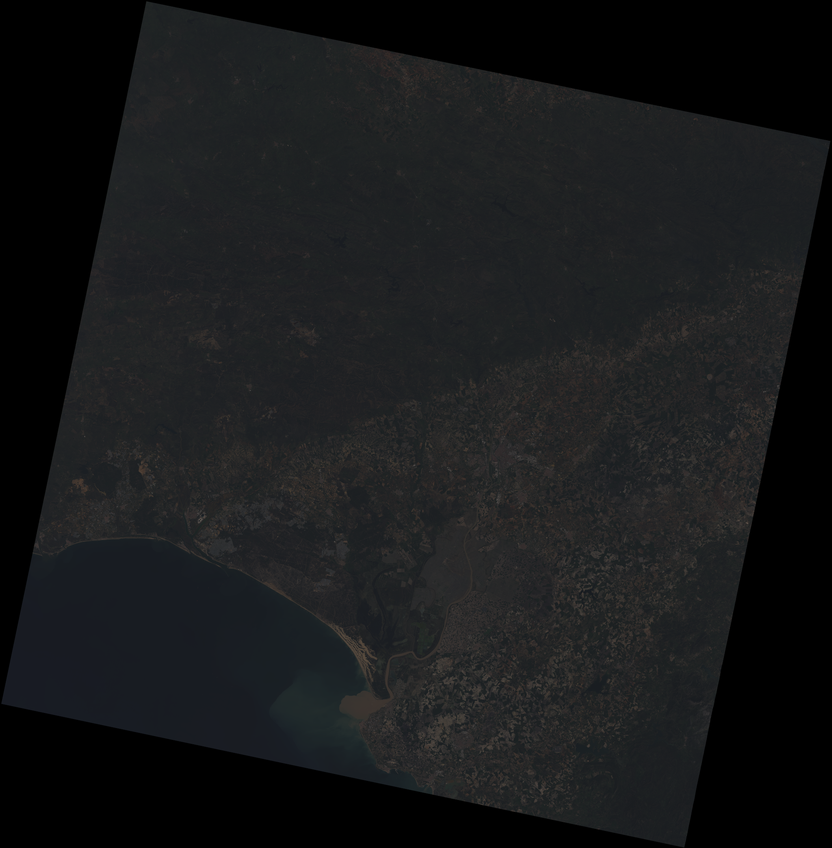
#> input picture Practica 5/soluciones/Ej 1 - Color verdadero.png, 832 x 848 px, shrunk from 2048 x 2086 before the run
$ jupyter execute Ejercicio_5.ipynb
#> lines starting #> are read from the running program, lines starting #| are printed output that depends on the picture
# Ejercicio 5

En este ejercicio aplicaremos el corte de colas sobre una imagen en formato HSV, modificando la componente S o V de la imagen.

[cell 1]
import cv2 as cv
import numpy as np
import matplotlib.pyplot as plt

CV = cv.imread('soluciones/Ej 1 - Color verdadero.png', cv.IMREAD_COLOR)
#> CV is the input picture: shape (848, 832, 3); mean B, G, R 26.1, 25, 23.8

[cell 2]
def corte(img, porc):

    resimg = img.copy()

    hist = {i:0 for i in range(0,256)}
    for linea in resimg:
        for pixel in linea:
            hist[pixel] = hist[pixel] + 1

    valores = list(hist.values())

    numPix = img.size
    perc = (numPix*porc)

    n = 0
    for i in range(1,256):
        n += valores[i]
        if n > perc:
            cmin = i
            break

    n = 0
    for i in range(255,0,-1):
        n += valores[i]
        if n > perc:
            cmax = i
            break

    for a in range(resimg.shape[0]):
        for b in range(resimg.shape[1]):
            if resimg[a][b] <= cmin:
                resimg[a][b] = 0
            elif resimg[a][b] >= cmax:
                resimg[a][b] = 255
            else:
                resimg[a][b] = 0 + ((resimg[a][b] - cmin) * (255 - 0))/(cmax - cmin)

    return resimg

[cell 3]
def cortehsv(img):

    resimg = img.copy()

    hsv = cv.cvtColor(resimg, cv.COLOR_BGR2HSV)
#> hsv: shape (848, 832, 3); mean H, S, V 63.8, 22.5, 26.5

    H,S,V = cv.split(hsv)
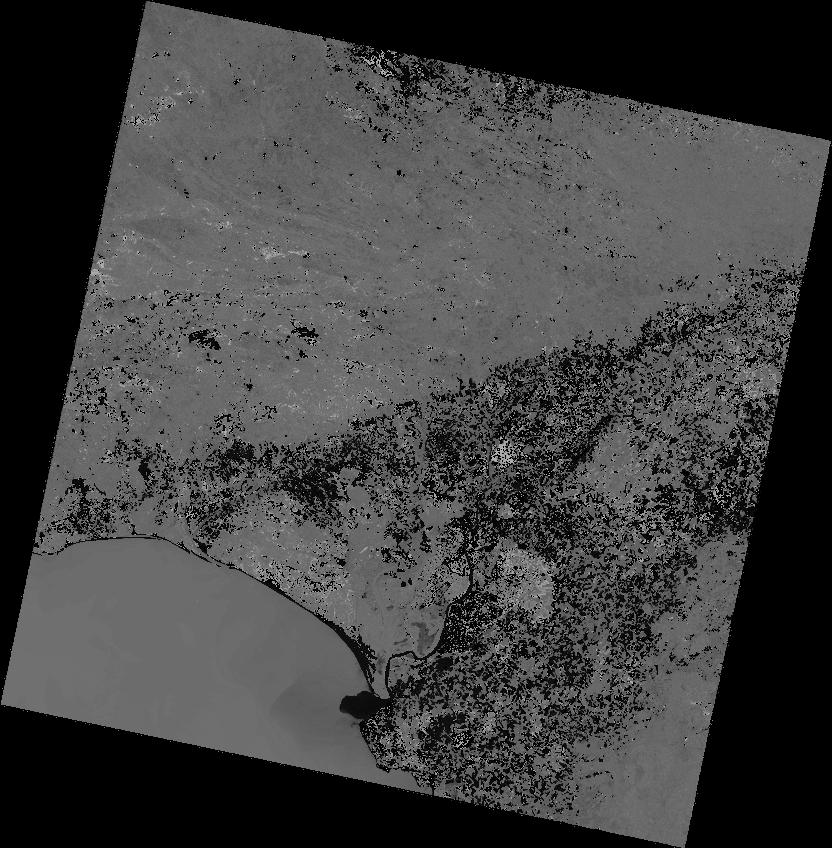
#> H: shape (848, 832); min 0, max 177, mean 63.8
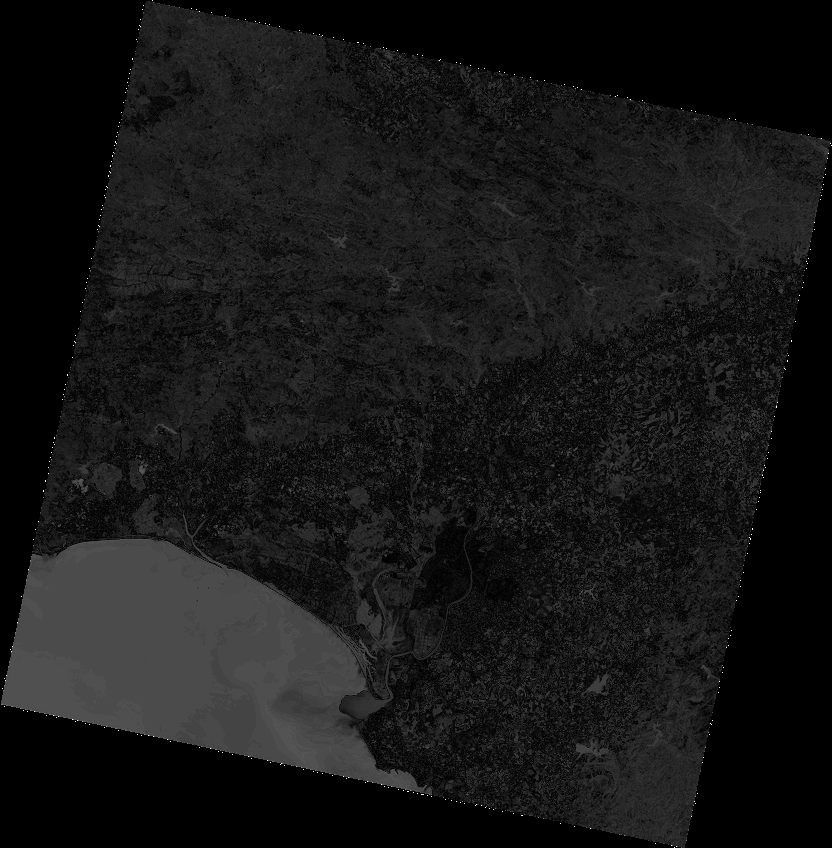
#> S: shape (848, 832); min 0, max 255, mean 22.5

    SC = corte(S, 0.01)
#> after the loop in corte, `for linea in resimg:`: hist = 256 items
#> in corte, `valores = list(hist.values())`: valores = 256 values, max 212136 at index 0, min 0 at index 1, mean 2756
#> the loop in corte, `for i in range(1,256):` made 6 passes
#> n on passes 1 to 6: 0, 0, 0, 7, 789, 17619
#> after the loop in corte, `for i in range(1,256):`: n = 17619
#> the loop in corte, `for i in range(255,0,-1):` made 176 passes
#> n on passes 1 to 3: 307, 307, 307
#> after the loop in corte, `for i in range(255,0,-1):`: n = 7880
#> after the loop in corte, `for a in range(resimg.shape[0]):`:
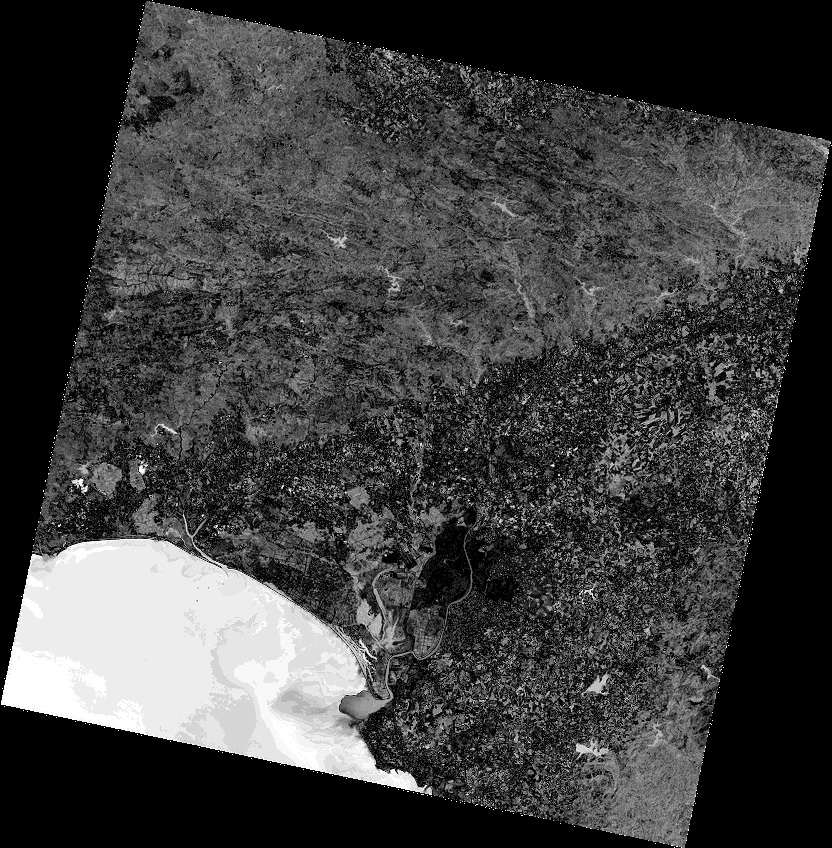
#> resimg: shape (848, 832); min 0, max 255, mean 62.4
    VC = corte(V, 0.01)
#> call 2 of corte, with porc = 0.01
#> in corte (call 2), `valores = list(hist.values())`: valores = 256 values, max 201049 at index 0, min 0 at index 91, mean 2756
#> the loop in corte (call 2), `for i in range(1,256):` made 33 passes
#> n on passes 1 to 12: 562, 719, 853, 969, 1075, 1178, 1281, 1375, 1471, 1567, 1650, 1726
#> after the loop in corte (call 2), `for i in range(1,256):`: n = 24695
#> the loop in corte (call 2), `for i in range(255,0,-1):` made 201 passes
#> after the loop in corte (call 2), `for i in range(255,0,-1):`: n = 8016
#> after the loop in corte (call 2), `for a in range(resimg.shape[0]):`:
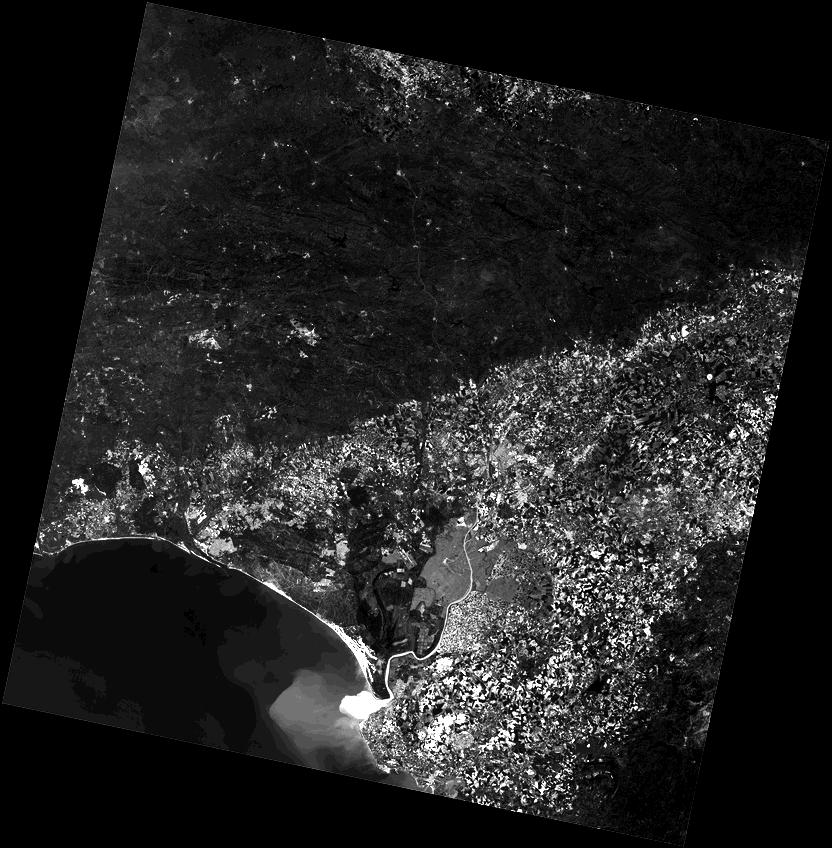
#> resimg: shape (848, 832); min 0, max 255, mean 34.1

    resimgS = cv.merge((H,SC,V))
#> resimgS: shape (848, 832, 3); mean H, S, V 63.8, 62.4, 26.5
    resimgV = cv.merge((H,S,VC))
#> resimgV: shape (848, 832, 3); mean H, S, V 63.8, 22.5, 34.1
    resimgSV = cv.merge((H,SC,VC))
#> resimgSV: shape (848, 832, 3); mean H, S, V 63.8, 62.4, 34.1

    resimgS = cv.cvtColor(resimgS, cv.COLOR_HSV2BGR)
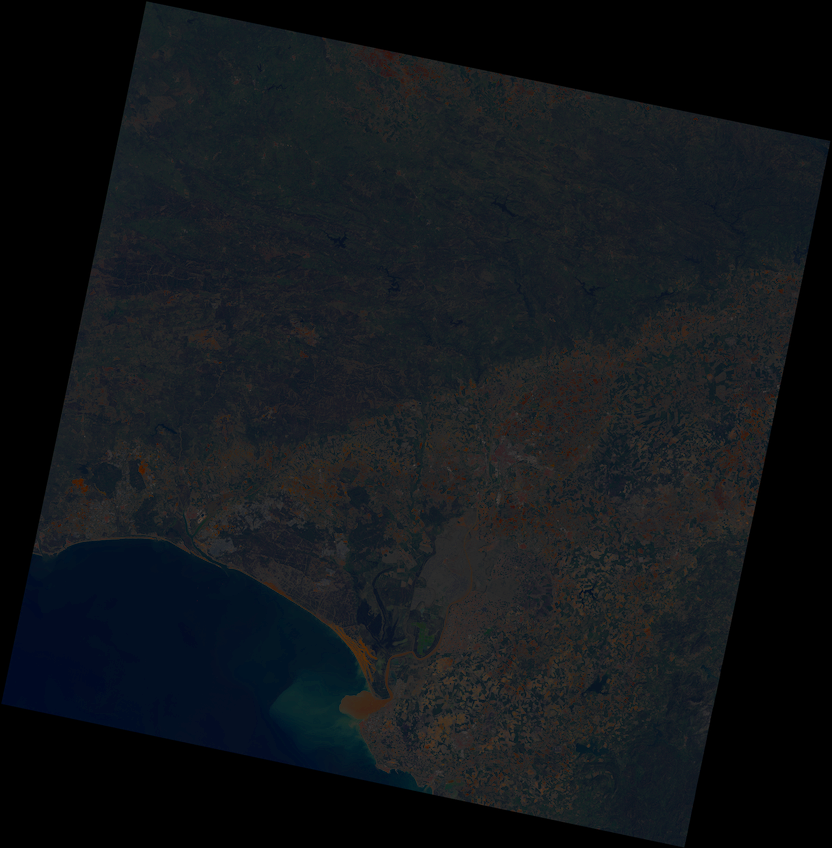
#> resimgS: shape (848, 832, 3); mean B, G, R 25.4, 22, 18.5
    resimgV = cv.cvtColor(resimgV, cv.COLOR_HSV2BGR)
    resimgSV = cv.cvtColor(resimgSV, cv.COLOR_HSV2BGR)
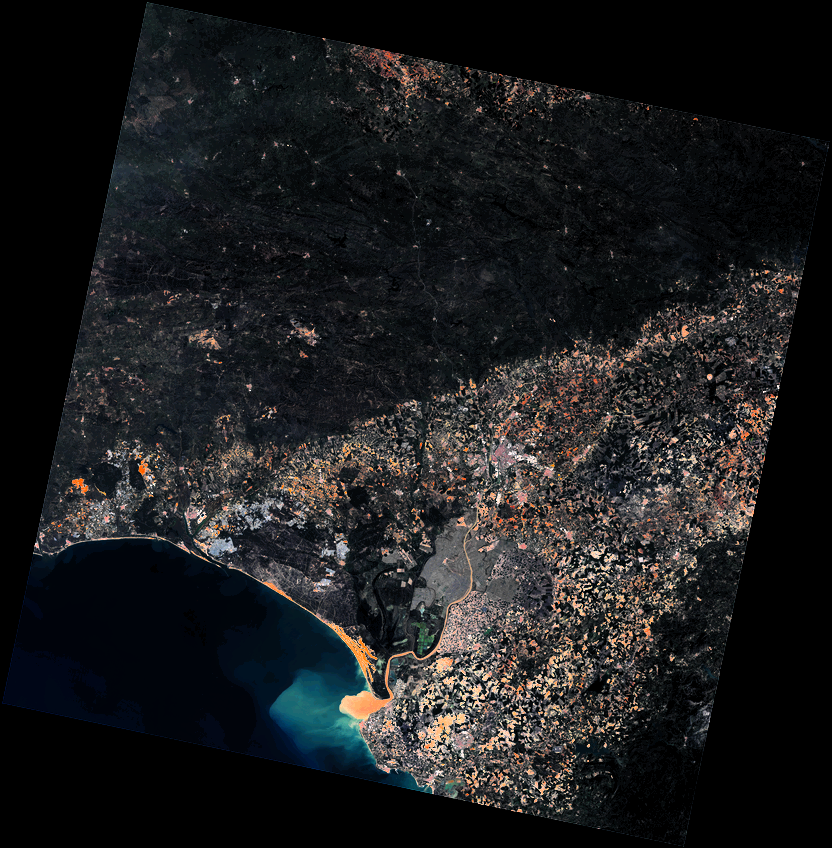
#> resimgSV: shape (848, 832, 3); mean B, G, R 30.1, 29.1, 28.6

    return resimgS, resimgV, resimgSV

[cell 4]
corteS, corteV, corteSV = cortehsv(CV)

[cell 5]
plt.figure(figsize=(20, 20))
plt.subplot(2, 2, 1)
plt.imshow(cv.cvtColor(CV, cv.COLOR_BGR2RGB))
plt.title("Color Verdadero", fontsize = 30)

plt.subplot(2, 2, 2)
plt.imshow(cv.cvtColor(corteS, cv.COLOR_BGR2RGB))
plt.title("Banda S con corte de colas al 1%", fontsize = 30)

plt.subplot(2, 2, 3)
plt.imshow(cv.cvtColor(corteV, cv.COLOR_BGR2RGB))
plt.title("Banda V con corte de colas al 1%", fontsize = 30)

plt.subplot(2, 2, 4)
plt.imshow(cv.cvtColor(corteSV, cv.COLOR_BGR2RGB))
plt.title("Bandas S y V con corte de colas al 1%", fontsize = 30)

plt.tight_layout()
plt.show()
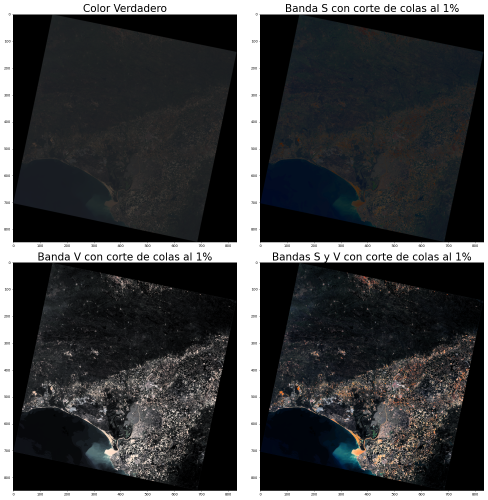
#> figure drawn by matplotlib, 4 panels

[cell 6]
cv.imwrite("soluciones/Ej 5 - Banda S corte de colas 1%.png", corteS)
cv.imwrite("soluciones/Ej 5 - Banda V corte de colas 1%.png", corteV)
cv.imwrite("soluciones/Ej 5 - Bandas S y V corte de colas 1%.png", corteSV)
#> Out = True
